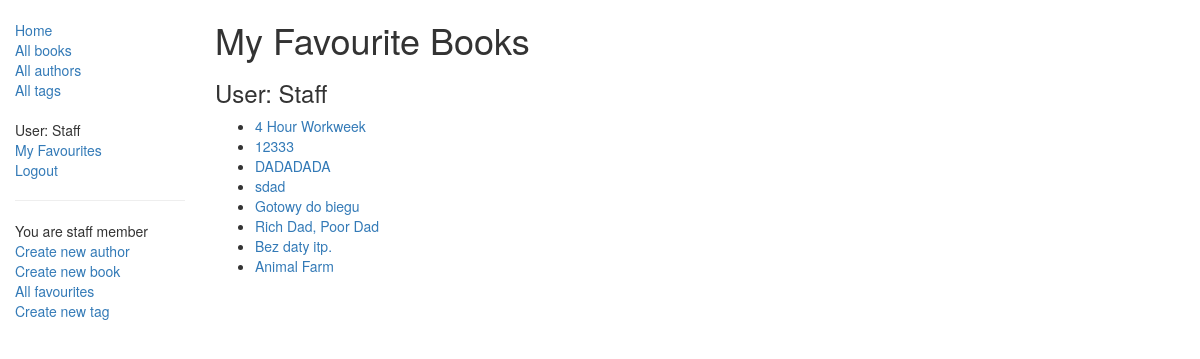
The page /libraryapp/favbooks/ (signed in) on the database its author committed.
### libraryapp/models.py (models this page shows, shortened)
class FavouriteBook(models.Model):
    book = models.ForeignKey('Book', on_delete=models.SET_NULL, null=True)
    liking = models.ForeignKey(User, on_delete=models.SET_NULL, null=True, blank=True)
    class Meta:
        ordering = ['-id']
        permissions = (("can_view_all_favourites", "See favourites"),
                     ("can_edit", "Edit book"),
                     ("can_mark_as_favourite", "Set book as favourite"),)
        unique_together = (('book', 'liking'),)

class Book(models.Model):
    title = models.CharField(max_length=200)
    author = models.ForeignKey('Author', on_delete=models.SET_NULL, null=True)
    summary = models.TextField(max_length=1000, help_text='Enter a brief description of the book', blank=True)
    tag = models.ManyToManyField(Tag, help_text='Select a tags for this book', blank=True)
    genre = models.ForeignKey('Genre', on_delete=models.SET_NULL, null=True, blank=True)
    language = models.ForeignKey('Language', on_delete=models.SET_NULL, null=True, blank=True)
    formats = (
    	('p', 'Paperback'),
    	('e', 'Ebook'),
    	('a', 'Audiobook'),
    	)
    book_format = models.CharField(max_length=1, choices=formats, blank=True, default='p', help_text='Book format')
    read_date = models.DateField(help_text='Enter a read date in the past', null=True, blank=True)
    class Meta:
        ordering = ['-id']
    def __str__(self):
        return self.title

### libraryapp/views.py (the view)
# urls.py: path('favbooks/', views.FavouriteBookListView.as_view(), name='favbooks'),
class FavouriteBookListView(LoginRequiredMixin, generic.ListView):
    model = FavouriteBook
    permission_required = 'libraryapp.can_mark_as_favourite'
    template_name ='libraryapp/favouritebook_list.html'
    paginate_by = 10
    def get_queryset(self):
        return FavouriteBook.objects.filter(liking=self.request.user)

### libraryapp/templates/libraryapp/favouritebook_list.html
{% extends "base_generic.html" %}
{% block content %}
    <h1>My Favourite Books</h1>
    <h3>User: {{ user.get_username }}</h3>
    {% if favouritebook_list %}
    <ul>
      {% for favbook in favouritebook_list %}
        <li><a href="{% url 'favbook-detail' favbook.id %}">{{ favbook.book }}</a></li>
      {% endfor %}
    </ul>
    {% else %}
      <p>There are no favourite books.</p>
    {% endif %}
{% endblock %}

### libraryapp/templates/base_generic.html (shortened to what this page needs)
<!DOCTYPE html>
{% load staticfiles %}
<html lang="en">
<head>
  <link rel="stylesheet" href="https://maxcdn.bootstrapcdn.com/bootstrap/3.3.7/css/bootstrap.min.css">
  {% load static %}
  <link rel="stylesheet" href="{% static 'css/styles.css' %}">
</head>
<body>
{% if not view.is_popup %}
  <div class="container-fluid">
    <div class="row">
      <div class="col-sm-2">
      {% block sidebar %}
      <ul class="sidebar-nav">
          <li><a href="{% url 'index' %}">Home</a></li>
          <li><a href="{% url 'books' %}">All books</a></li>
          <li><a href="{% url 'authors' %}">All authors</a></li>
          <li><a href="{% url 'tags' %}">All tags</a></li>
           {% if user.is_authenticated %}
             <li>User: {{ user.get_username }}</li>
             <li><a href="{% url 'favbooks' %}">My Favourites</a></li>
             <li><a href="{% url 'logout'%}?next={{request.path}}">Logout</a></li>
           {% else %}
             <li><a href="{% url 'login'%}?next={{request.path}}">Login</a></li>
           {% endif %}
      </ul>
      {% if user.is_staff %}
        <hr />
        <ul class="sidebar-nav">
        <li>You are staff member</li>
        {% if perms.libraryapp.can_view_all_favourites %}
          <li><a href="{% url 'author_form' %}">Create new author</a></li>
          <li><a href="{% url 'book_form' %}">Create new book</a></li>
          <li><a href="{% url 'all-favbooks' %}">All favourites</a></li>
          <li><a href="{% url 'tag_form' %}">Create new tag</a></li>
        {% endif %}
        </ul>
      {% else %}
        <hr />
        <ul class="sidebar-nav">
        <li>You are normal library member</li>
      {% endif %}
     {% endblock %}
      </div>
      <div class="col-sm-10 ">
{% endif %}
      {% block content %}{% endblock %}
      </div>
    </div>
  </div>
</body>
</html>

### libraryapp/static/css/styles.css (style rules this page uses)
.sidebar-nav { margin-top: 20px; padding: 0; list-style: none; }

### rows shown on the page
FavouriteBook: book "4 Hour Workweek"
FavouriteBook: book "12333"
FavouriteBook: book "DADADADA"
FavouriteBook: book "sdad"
FavouriteBook: book "Gotowy do biegu"
FavouriteBook: book "Rich Dad, Poor Dad"
FavouriteBook: book "Bez daty itp."
FavouriteBook: book "Animal Farm"

### other values the page prints
{{ user.get_username }} "Staff"
